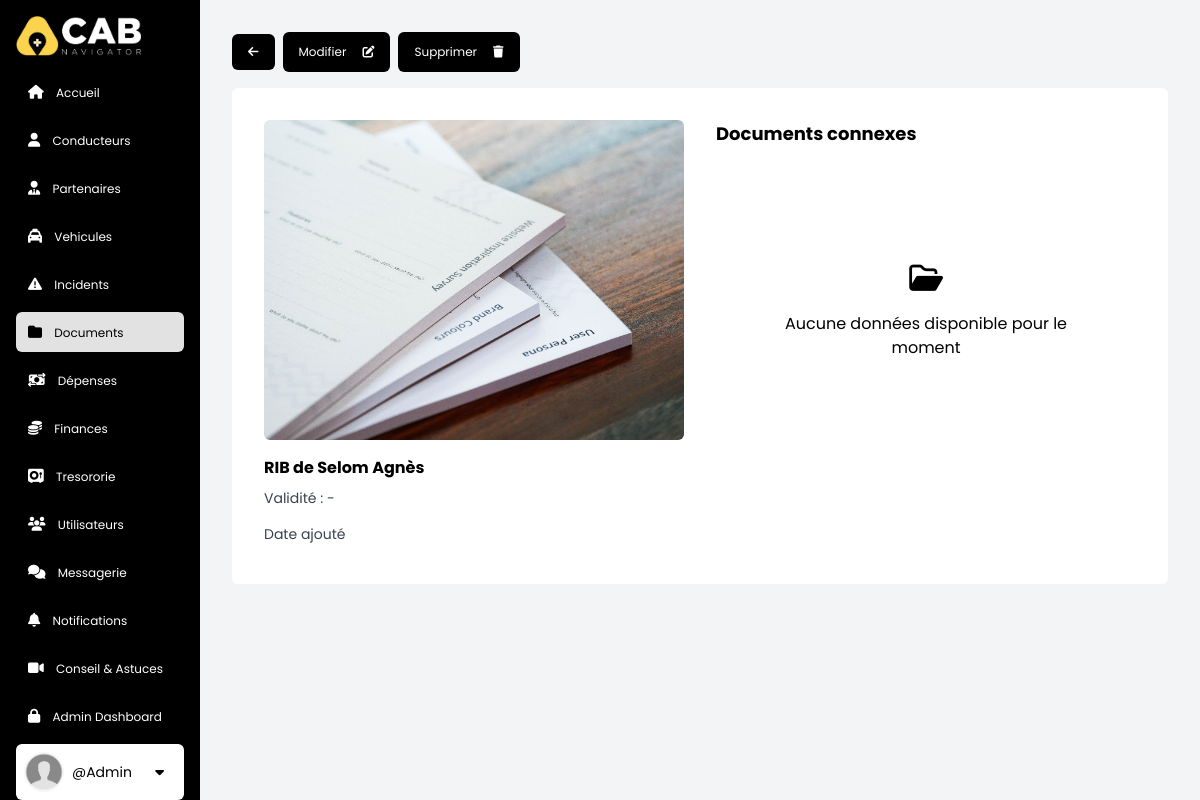
The page /documents/p_docs/3/ (signed in) on the database its author committed.
### accounts/models.py (models this page shows, shortened)
class CustomUser(AbstractBaseUser, PermissionsMixin):
    pass
    email = models.EmailField(db_index=True, unique=True, max_length=255)
    username = models.CharField(
        max_length=255, unique=True,  blank=True, null=True)
    first_name = models.CharField(max_length=255)
    last_name = models.CharField(max_length=255)
    phone = models.CharField(max_length=255, blank=True, null=True)
    role = models.ForeignKey(
        Role, on_delete=models.SET_NULL, blank=True, null=True,)
    is_active = models.BooleanField(default=True)
    is_staff = models.BooleanField(default=False)
    is_superuser = models.BooleanField(default=False)
    objects = CustomUserManager()
    USERNAME_FIELD = 'email'
    REQUIRED_FIELDS = []

### base/models.py (models this page shows, shortened)
class PartnerDocument(models.Model):
    partner = models.ForeignKey(
        Partner, on_delete=models.SET_NULL, null=True, blank=True)
    type = models.ForeignKey(DocumentType, on_delete=models.CASCADE)
    issue_date = models.DateTimeField(blank=True, null=True)
    expiry_date = models.DateTimeField(blank=True, null=True)
    issuing_country = CountryField(
        blank_label="", blank=True, null=True)
    is_valid = models.BooleanField(default=False)
    date_added = models.DateTimeField(auto_now=True)
    image = models.ImageField(
        upload_to='partner_docs/', blank=True, null=True)

class DocumentType(models.Model):
    name = models.CharField(max_length=255, default='',)
    description = models.TextField(blank=True, null=True, default='',)

class Partner(models.Model):
    user = models.OneToOneField(CustomUser, on_delete=models.CASCADE)
    commission = models.IntegerField(null=False, blank=True, default='0')
    civility = models.CharField(max_length=50, default='', choices=civ_titles)
    first_name = models.CharField(
        max_length=255, default='', null=True, blank=True)
    last_name = models.CharField(
        max_length=255, default='', null=True, blank=True)
    martital_status = models.CharField(
        max_length=50, default='', choices=marital_statuses)
    nationality = CountryField(
        blank_label="", blank=True, null=True)
    date_of_birth = models.DateField(null=True, blank=True)
    place_of_birth = models.CharField(max_length=255, default='',)
    city = models.CharField(max_length=255, default='',)
    phone = models.CharField(max_length=255, default='',)
    address = models.CharField(max_length=255, default='',)
    bio = models.CharField(max_length=1000, blank=True, null=True)
    image = models.ImageField(upload_to='partners/', blank=True, null=True)
    date_joined = models.DateTimeField(auto_now=True)
    is_active = models.BooleanField(default=False)

### base/views.py (the view)
# urls.py: path('documents/p_docs/<str:pk>/', partner_doc, name='partner_doc'),
@login_required(login_url='login')
def partner_doc(req, pk):
    user = req.user
    curr_doc = PartnerDocument.objects.get(id=pk)
    rel_documents = PartnerDocument.objects.filter(
        partner=curr_doc.partner).exclude(id=pk)
    context = {
        "documents_page": "active",
        'title': 'driver_document',
        'curr_doc': curr_doc,
        'rel_documents': rel_documents,
    }
    return render(req, 'base/documents/partner_doc.html', context)

### base/templates/base/documents/partner_doc.html (shortened to what this page needs)
{% extends 'main.html' %} {% load static %} {% block content %}
<nav
  class="mb-4 mx-auto flex items-center gap-2 items-center text-xs w-full max-w-[1350px]"
>
  <a
    href="{{request.META.HTTP_REFERER}}"
    class="px-4 py-3 bg-black text-white hover:bg-yellow-400 hover:text-black rounded-md flex justify-between items-center transition duration-300 ease-in-out"
    ><i class="fa-solid fa-arrow-left"></i
  ></a>
  {% if curr_doc and not form %}
  <a
    href="{% url 'edit_pdoc' curr_doc.id %}"
    class="px-4 py-3 bg-black text-white hover:bg-green-600 rounded-md flex justify-between items-center transition duration-300 ease-in-out"
    >Modifier<i class="fa-solid fa-pen-to-square ml-4"></i
  ></a>
  {% endif %}
  {% if curr_doc and not form and user.role.sec_level >= 3 %}
  <a
    href="{% url 'delete_ddoc' curr_doc.id %}"
    id="delete_btn"
    onclick="return confirm('Voulez vous continuer avec la suppression')"
    class="px-4 py-3 bg-black text-white hover:bg-red-700 rounded-md flex justify-between items-center transition duration-300 ease-in-out"
    >Supprimer<i class="fa-solid fa-trash ml-4"></i
  ></a>
  {% endif %}
</nav>
{% if not form %}
<section
  class="p-8 bg-white lg:grid grid-cols-2 gap-8 justify-between rounded-md overflow-hidden"
>
  <div class="flex flex-col gap-4 w-full">
    {% if not curr_doc.image %}
    <img
      class="h-80 w-full rounded-md object-cover"
      src="{% static 'imgs/docs.jpg' %}"
      alt="vehicle image"
    />
    {% else %}
    <img
      class="h-80 w-full rounded-md object-cover"
      src="{{curr_doc.image.url}}"
      alt="vehicle image"
    />
    {% endif %}
    <div class="flex flex-col justify-between">
      <h4 class="text-black text-md font-bold">
        {{curr_doc.type.name}} de {{curr_doc.partner.last_name}}
        {{curr_doc.partner.first_name}}
      </h4>
      <p class="py-2 text-sm">
        Validité : {{curr_doc.issue_date.date}} - {{curr_doc.expiry_date.date}}
      </p>
      <p class="py-2 text-sm">Date ajouté {{curr_doc.date_posted.date}}</p>
    </div>
  </div>
  <div class="w-full mx-auto rounded-md">
    <h3 class="mb-4 text-black text-lg font-bold">Documents connexes</h3>
    {% if not rel_documents %}
    {% include 'components/no_data.html' %} {% endif %}
  </div>
</section>
{% endif %} {% endblock %}

### templates/sidebar.html (shortened to what this page needs)
{% load static %}
<div
  class="bg-black text-white w-[60px] md:w-20 p-2 md:p-4 lg:w-[200px] xl:w-[300px] h-screen fixed overflow-y-auto"
>
  <a class="lg: mb-4 flex items-center" href="{% url 'home' %}">
    <img
      class="hidden lg:inline lg:h-10 mx-auto lg:mx-0 lg:mr-2"
      src="{% static 'imgs/logo-w.png' %}"
      alt="logo"
    />
  </a>
  <ul class="flex flex-col mx-auto items-center lg:items-start">
    <a
      class="mb-2 lg:px-3 py-2 text-center lg:text-left rounded-md hover:bg-white hover:text-black transition ease-in duration-200 w-full {{home_page}}"
      href="{% url 'home' %}"
    >
      <i class="fa-solid fa-house text-sm lg:mr-2"></i>
      <span class="hidden lg:inline lg:text-xs xl:text-base">Accueil </span>
    </a>
    {% if user.role.sec_level >= 3 %}
    <a
      class="mb-2 lg:px-3 py-2 text-center lg:text-left rounded-md hover:bg-white hover:text-black transition ease-in duration-200 w-full {{drivers_page}}"
      href="{% url 'drivers' %}"
    >
      <i class="fa-solid fa-user text-sm lg:mr-2"></i>
      <span class="hidden lg:inline lg:text-xs xl:text-base">Conducteurs </span>
    </a>
    <a
      class="mb-2 lg:px-3 py-2 text-center lg:text-left rounded-md hover:bg-white hover:text-black transition ease-in duration-200 w-full {{partners_page}}"
      href="{% url 'partners' %}"
    >
      <i class="fa-solid fa-user-tie text-sm lg:mr-2"></i>
      <span class="hidden lg:inline lg:text-xs xl:text-base">Partenaires </span>
    </a>
    <a
      class="mb-2 lg:px-3 py-2 text-center lg:text-left rounded-md hover:bg-white hover:text-black transition ease-in duration-200 w-full {{vehicles_page}}"
      href="{% url 'vehicles' %}"
    >
      <i class="fa-solid fa-taxi text-sm lg:mr-2"></i>
      <span class="hidden lg:inline lg:text-xs xl:text-base">Vehicules</span>
    </a>
    {% endif %}
    <a
      class="mb-2 lg:px-3 py-2 text-center lg:text-left rounded-md hover:bg-white hover:text-black transition ease-in duration-200 w-full {{incidents_page}}"
      href="{% url 'incidents' %}"
    >
      <i class="fa-solid fa-triangle-exclamation text-sm lg:mr-2"></i>
      <span class="hidden lg:inline lg:text-xs xl:text-base">Incidents </span>
    </a>
    {% if user.role.sec_level >= 3 %}
    <a
      class="mb-2 lg:px-3 py-2 text-center lg:text-left rounded-md hover:bg-white hover:text-black transition ease-in duration-200 w-full {{documents_page}}"
      href="{% url 'documents' %}"
    >
      <i class="fa-solid fa-folder text-sm lg:mr-2"></i>
      <span class="hidden lg:inline lg:text-xs xl:text-base"> Documents </span>
    </a>
    <a
      class="mb-2 lg:px-3 py-2 text-center lg:text-left rounded-md hover:bg-white hover:text-black transition ease-in duration-200 w-full {{expenses_page}}"
      href="{% url 'expenses' %}"
    >
      <i class="fa-solid fa-money-bill-transfer text-sm lg:mr-2"></i>
      <span class="hidden lg:inline lg:text-xs xl:text-base"> Dépenses </span>
    </a>
    {% endif %}
    <a
      class="mb-2 lg:px-3 py-2 text-center lg:text-left rounded-md hover:bg-white hover:text-black transition ease-in duration-200 w-full  {{finance_page}}"
      href="{% url 'finances' %}"
    >
      <i class="fa-solid fa-coins lg:text-sm lg:mr-2"></i>
      <span class="hidden lg:inline lg:text-xs xl:text-base"> Finances </span>
    </a>
    {% if user.role.sec_level >= 3 %}
    <a
      class="mb-2 lg:px-3 py-2 text-center lg:text-left rounded-md hover:bg-white hover:text-black transition ease-in duration-200 w-full  {{vaults_page}}"
      href="{% url 'vaults' %}"
      ><i class="fa-solid fa-vault text-sm lg:mr-2"></i>
      <span class="hidden lg:inline lg:text-xs xl:text-base"> Tresororie </span>
    </a>
    <a
      class="mb-2 lg:px-3 py-2 text-center lg:text-left rounded-md hover:bg-white hover:text-black transition ease-in duration-200 w-full  {{users_page}}"
      href="{% url 'users' %}"
      ><i class="fa-solid fa-users text-sm lg:mr-2"></i>
      <span class="hidden lg:inline lg:text-xs xl:text-base">
        Utilisateurs
      </span>
    </a>
    {% endif %}
    <a
      class="mb-2 lg:px-3 py-2 text-center lg:text-left rounded-md hover:bg-white hover:text-black transition ease-in duration-200 w-full {{chats_page}}"
      href="{% url 'chats' %}"
    >
      <i class="fa-solid fa-comments text-sm lg:mr-2"></i>
      <span class="hidden lg:inline lg:text-xs xl:text-base"> Messagerie </span>
    </a>
    <a
      class="relative mb-2 lg:px-3 py-2 text-center lg:text-left rounded-md hover:bg-white hover:text-black transition ease-in duration-200 w-full {{notifications_page}}"
      href="{% url 'notifications' %}"
    >
      <i class="text-sm fa-solid fa-bell text-sm lg:mr-2"></i>
      <span class="hidden lg:inline lg:text-xs xl:text-base">
        Notifications
      </span>
    </a>
    <a
      class="mb-2 lg:px-3 py-2 text-center lg:text-left rounded-md hover:bg-white hover:text-black transition ease-in duration-200 w-full {{tips_page}}"
      href="{% url 'tips' %}"
    >
      <i class="fa-solid fa-video text-sm lg:mr-2"></i>
      <span class="hidden lg:inline lg:text-xs xl:text-base">
        Conseil & Astuces
      </span>
    </a>
    {% if user.is_superuser %}
    <a
     target="_blank"
      class="mb-2 lg:px-3 py-2 text-center lg:text-left rounded-md hover:bg-white hover:text-black transition ease-in duration-200 w-full"
      href="{% url 'admin:index' %}"
      ><i class="fa-solid fa-lock text-sm lg:mr-2"></i>
      <span class="hidden lg:inline lg:text-xs xl:text-base">
        Admin Dashboard
      </span>
    </a>
    {% endif %}
    <div
      class="px-1 py-2 lg:p-2 bg-white flex flex-col lg:flex-row items-center gap-1 lg:gap-2 mb-2 sm:text-sm lg:text-md rounded-md cursor-pointer w-full"
    >
      {% if not user.image %}
      <img
        class="hidden lg:inline h-10 w-10 rounded-full object-cover"
        src="{% static 'imgs/anon.png' %}"
        alt="user image"
      />
      {% else %}
      <img
        class="hidden lg:block h-10 w-10 rounded-full object-cover"
        src="{{user.image.url}}"
        alt="user image"
      />
      {% endif %}
      <div class="hidden lg:block w-full">
        <p class="text-black">@{{user.username}}</p>
      </div>
      <div class="relative">
        <button
          type="button"
          class=""
          name="dropdownBtn"
          id="dropdownBtn"
          aria-expanded="false"
          aria-haspopup="true"
          onclick="toggleDropdown(this)"
        >
          <i
            class="fa-sharp fa-solid fa-caret-down text-black bg-white hover:bg-gray-200 py-2 px-3 rounded-md"
          ></i>
        </button>
      </div>
    </div>
  </ul>
</div>

### static/styles.css (style rules this page uses)
html { scroll-behavior: smooth; box-sizing: border-box; }
.active { background: #e2e2e2; color: black; padding: 2px; border-radius: 1rem; }

### templates/main.html (style rules this page uses)
body { font-family: "Poppins", sans-serif; }

### rows shown on the page
CustomUser: username "Admin"
PartnerDocument: type.name "RIB", partner.last_name "Selom", partner.first_name "Agnès"
